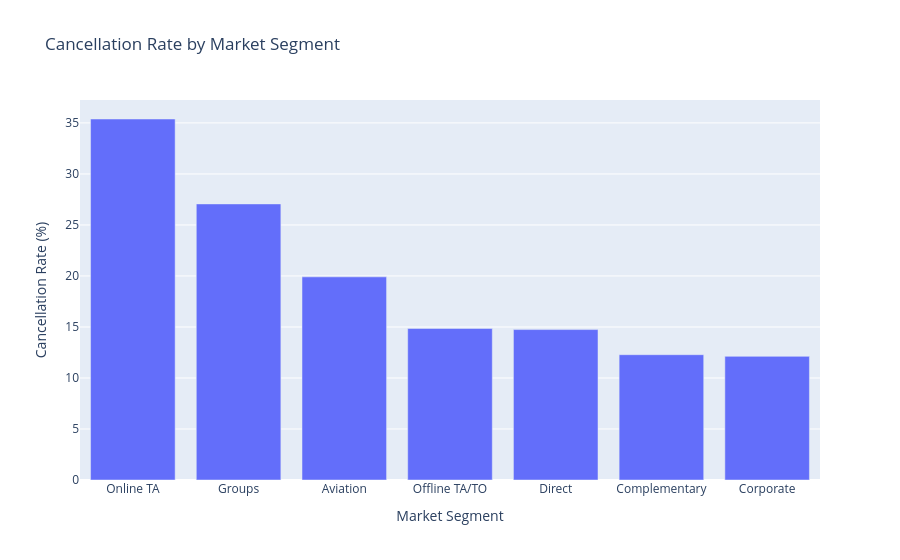

The code cell stored with this chart in its notebook:
### Markdown cell above
## 12. Cancellation Rate by Market Segment — Cufflinks

### Code cell
segment_rates = (
    market_segment_summary[
        market_segment_summary["total_bookings"] >= 100
    ]
    .sort_values("cancellation_rate", ascending=False)
    .set_index("market_segment")["cancellation_rate"]
)

segment_fig = px.bar(
    x=segment_rates.index,
    y=segment_rates.values,
    title="Cancellation Rate by Market Segment",
    labels={
        "x": "Market Segment",
        "y": "Cancellation Rate (%)"
    }
)

segment_fig.show()

highest_segment = segment_rates.idxmax()
highest_segment_rate = segment_rates.loc[highest_segment]

print(
    f"Observation: Among market segments with at least 100 bookings, "
    f"{highest_segment} has the highest cancellation rate "
    f"at {highest_segment_rate:.2f}%."
)

### Figure 1 — Plotly figure (JSON) as saved in the notebook; plotly's stock layout.template omitted (floating-point values rounded to 4 significant figures)
{"data": [{"hovertemplate": "Market Segment=%{x}<br>Cancellation Rate (%)=%{y}<extra></extra>", "legendgroup": "", "marker": {"color": "#636efa", "pattern": {"shape": ""}}, "name": "", "orientation": "v", "showlegend": false, "textposition": "auto", "type": "bar", "x": ["Online TA", "Groups", "Aviation", "Offline TA/TO", "Direct", "Complementary", "Corporate"], "xaxis": "x", "y": [35.38, 27.06, 19.91, 14.85, 14.75, 12.28, 12.12], "yaxis": "y"}], "layout": {"barmode": "relative", "legend": {"tracegroupgap": 0}, "title": {"text": "Cancellation Rate by Market Segment"}, "xaxis": {"anchor": "y", "domain": [0, 1], "title": {"text": "Market Segment"}}, "yaxis": {"anchor": "x", "domain": [0, 1], "title": {"text": "Cancellation Rate (%)"}}}}
